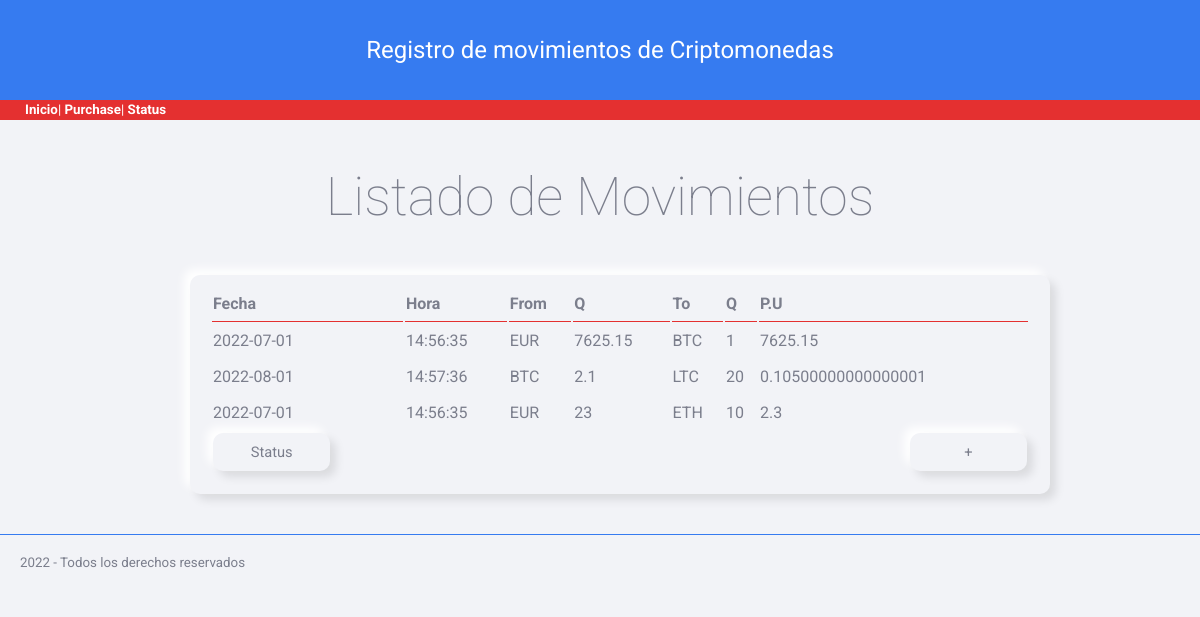
Before: / with the older database file.
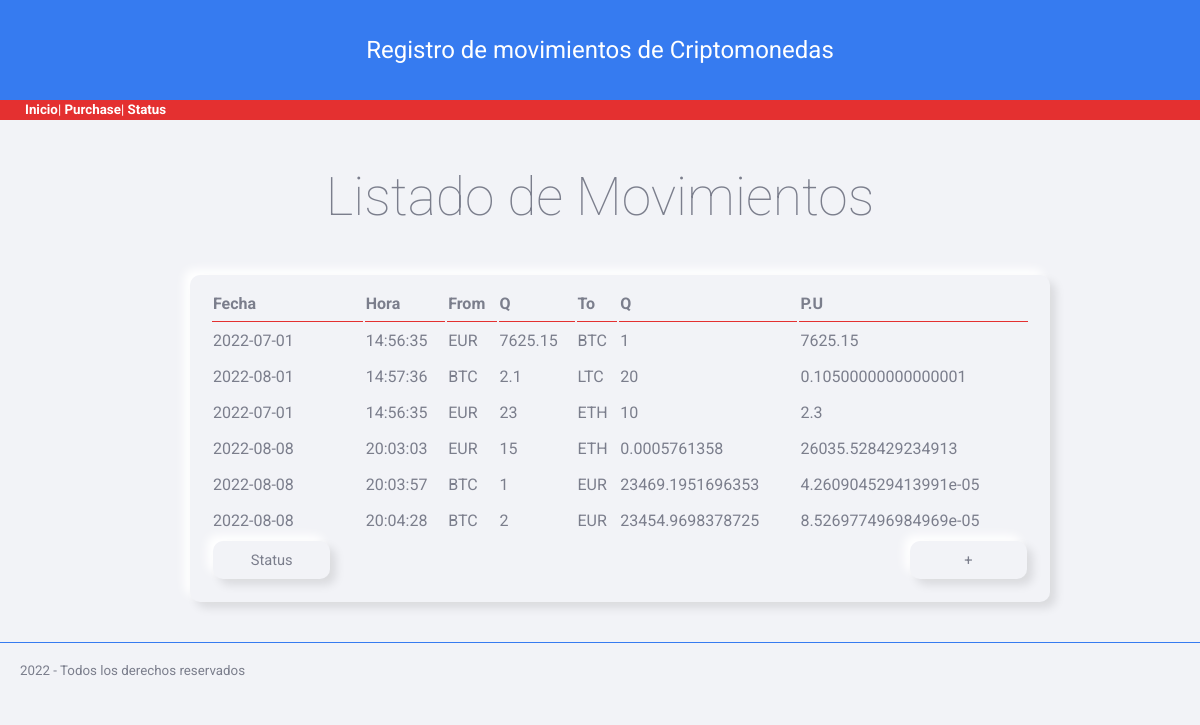
After: the same page with the newer database file.
### tables this page shows
CREATE TABLE "movimientos" (
	"id"	INTEGER NOT NULL,
	"date"	TEXT,
	"time"	TEXT,
	"moneda_from"	TEXT,
	"cantidad_from"	NUMERIC,
	"moneda_to"	TEXT,
	"cantidad_to"	NUMERIC,
	PRIMARY KEY("id" AUTOINCREMENT)
);

### money/views.py (the view)
@app.route("/")
def inicio():
    db = DBManager(RUTA)
    movimientos = db.consultaSQL("SELECT * from movimientos")
    return render_template("inicio.html", movs=movimientos)

### money/models.py (called while the page is built)
    def consultaSQL(self, consulta):
        conexion = sqlite3.connect(self.ruta)
        cursor = conexion.cursor()
        cursor.execute(consulta)
        self.movimientos = []
        nombres_columnas = []
        for desc_columna in cursor.description:
            nombres_columnas.append(desc_columna[0])
        datos = cursor.fetchall()
        for dato in datos:
            movimiento = {}
            indice = 0
            for nombre in nombres_columnas:
                movimiento[nombre] = dato[indice]
                indice += 1
            self.movimientos.append(movimiento)
        conexion.close()
        return self.movimientos

### money/templates/inicio.html (shortened to what this page needs)
{% extends "base.html" %}
{%  block page_title %}
Listado de Movimientos
{% endblock %}
{% block contenido %}
{{ super ()}}
    <table class="paper">
        <tr>
            <th class="cabecera_tabla">Fecha</th>
            <th class="cabecera_tabla">Hora</th>
            <th class="cabecera_tabla">From</th>
            <th class="cabecera_tabla">Q</th>
            <th class="cabecera_tabla">To</th>
            <th class="cabecera_tabla">Q</th>
            <th class="cabecera_tabla">P.U</th>
        </tr>
        {% if movs %}
            {% for mov in movs %}
            <tr>
                <td>{{mov.date}}</td>
                <td>{{mov.time}}</td>
                <td>{{mov.moneda_from}}</td>
                <td>{{mov.cantidad_from}}</td>
                <td>{{mov.moneda_to}}</td>
                <td>{{mov.cantidad_to}}</td>
                <td>{{mov.cantidad_from / mov.cantidad_to}}</td>
            </tr>
            {% endfor %}
        {% else %}
        <tr>
            <td colspan="4">No hay movimientos que mostrar</td>
        </tr>
        {% endif %}
        <tr>
            <td>
                <a href="/status">
                    <button type="button" name="return" id="return">Status</button>
                </a>
            </td>
            <td></td>
            <td></td>
            <td></td>
            <td></td>
            <td></td>
            <td align="right">
                <a href="/purchase">
                   <button type="submit" name="return" id="return">+</button>
                </a>
            </td>
        </tr>
    </table>
{% endblock %}

### money/templates/base.html (shortened to what this page needs)
<!DOCTYPE html>
<html lang="en">
<head>
    <link rel="stylesheet" href="static/css/skeuos.css">
    <link rel="stylesheet" href="static/css/styles.css">
</head>
<body>
    <header>
        Registro de movimientos de Criptomonedas
    </header>
    <nav class="main_menu">
        <a href="/">Inicio</a>|<a href="\purchase"> Purchase</a>| <a href="\status"> Status</a>
    </nav>
    <main>
        {% block contenido %}
        <h1 class="main_page_title">{% block page_title %}{% endblock %}</h1>
        {% endblock %}
    </main>
    <footer class="pie_de_pagina">2022 - Todos los derechos reservados</footer>
</body>
</html>

### money/static/css/skeuos.css (style rules this page uses)
:root { --bg-color: #f2f3f7; --fg-color: #7b7e8c; --red: #E43030; --green: #19A187; --blue: #367bf0; --dark-blue: #265AB1; --maroon: #B8174C; --purple: #8C42AB; }
* { box-sizing: border-box; outline: none; -webkit-touch-callout: none; -webkit-appearance: none; -webkit-tap-highlight-color: transparent !important; -webkit-tap-highlight-color: rgba(0, 0, 0, 0) !important; -webkit-touch-callout: none; font-family: 'Roboto', sans-serif; letter-spacing: 0; }
html, body { background-color: #f2f3f7; color: #7b7e8c; margin: 0; padding: 0; font-size: 10pt; height: 100%; cursor: default; user-select: none; -webkit-user-select: none; -khtml-user-select: none; -moz-user-select: none; -ms-user-select: none; }
.with-shadow, .outset, button, .checktext input + span, .blue-button, .checktext input:checked + span, button.blue-button, .green-button, button.green-button, .green-button.blue-button, .red-button, button.red-button, .red-button.blue-button, .red-button.green-button, input[type="button"], input[type="submit"], input[type="reset"], select, input[type="text"]:not(select):focus, input[type="search"]:not(select):focus, input[type="tel"]:not(select):focus, input[type="url"]:not(select):focus, input[type="email"]:not(select):focus, input[type="password"]:not(select):focus, input[type="date"]:not(select):focus, input[type="month"]:not(select):focus, input[type="week"]:not(select):focus, input[type="time"]:not(select):focus, input[type="number"]:not(select):focus, input[type="color"]:not(select):focus, select:not(select):focus, textarea:not(select):focus, .paper { box-shadow: 6px 6px 10px rgba(0, 0, 0, 0.1), -6px -6px 10px white; }
.outset, button, .checktext input + span, .blue-button, .checktext input:checked + span, button.blue-button, .green-button, button.green-button, .green-button.blue-button, .red-button, button.red-button, .red-button.blue-button, .red-button.green-button, input[type="button"], input[type="submit"], input[type="reset"], select, input[type="text"]:not(select):focus, input[type="search"]:not(select):focus, input[type="tel"]:not(select):focus, input[type="url"]:not(select):focus, input[type="email"]:not(select):focus, input[type="password"]:not(select):focus, input[type="date"]:not(select):focus, input[type="month"]:not(select):focus, input[type="week"]:not(select):focus, input[type="time"]:not(select):focus, input[type="number"]:not(select):focus, input[type="color"]:not(select):focus, select:not(select):focus, textarea:not(select):focus, .paper { border-radius: 10px; background: #f2f3f7; }
.paper { padding: 10px 20px 20px; margin-top: 20px; min-height: 100px; font-size: 1.2em; background: #f2f3f7; }
section, article, .section, .article, .paper { line-height: 2em; word-wrap: break-word; word-break: normal; line-height: 2em; }
button, .checktext input + span, .blue-button, .checktext input:checked + span, button.blue-button, .green-button, button.green-button, .green-button.blue-button, .red-button, button.red-button, .red-button.blue-button, .red-button.green-button, input[type="button"], input[type="submit"], input[type="reset"] { border: 0; text-transform: capitalize; padding: 10px 0; width: 8em; text-align: center; cursor: pointer; color: inherit; font-size: 1.1rem; transition-property: background-color, box-shadow; transition-delay: .2s; transition-duration: .2s; }
a, a:link, a:visited, a:hover a:active { cursor: pointer; font-weight: bold; color: #367bf0; font-weight: bold; text-decoration: none; }
h1, h2, h3, h4, h5, h6 { line-height: 1.5em; }
h1 { font-size: 4em; font-weight: lighter; margin: .7em 0; }

### money/static/css/styles.css (style rules this page uses)
header { background-color: #367bf0; color: white; height: 100px; font-size: x-large; line-height: 100px; text-align: center; }
nav { background-color: #E43030; color: white; height: 20px; line-height: 20px; padding-left: 25px; }
main { max-width: 900px; margin: auto; padding: 0 20px; }
table.paper { width: 100%; margin: 10px 20px; }
.cabecera_tabla { border-bottom: #E43030 1px solid; text-align: left; }
.pie_de_pagina { margin-top: 40px; padding: 20px; border-top: #367bf0 solid 1px; }
nav.main_menu a { color: white; }
h1.main_page_title { text-align: center; }
button { color: #7b7e8c; }

Changed rows visible on the page:
added movimientos: date "2022-08-08", time "20:03:03", moneda_from "EUR", cantidad_from "15", moneda_to "ETH", cantidad_to "0.0005761358", mov.cantidad_from/mov.cantidad_to "26035.528429234913"
added movimientos: date "2022-08-08", time "20:03:57", moneda_from "BTC", cantidad_from "1", moneda_to "EUR", cantidad_to "23469.1951696353", mov.cantidad_from/mov.cantidad_to "4.260904529413991e-05"
added movimientos: date "2022-08-08", time "20:04:28", moneda_from "BTC", cantidad_from "2", moneda_to "EUR", cantidad_to "23454.9698378725", mov.cantidad_from/mov.cantidad_to "8.526977496984969e-05"
